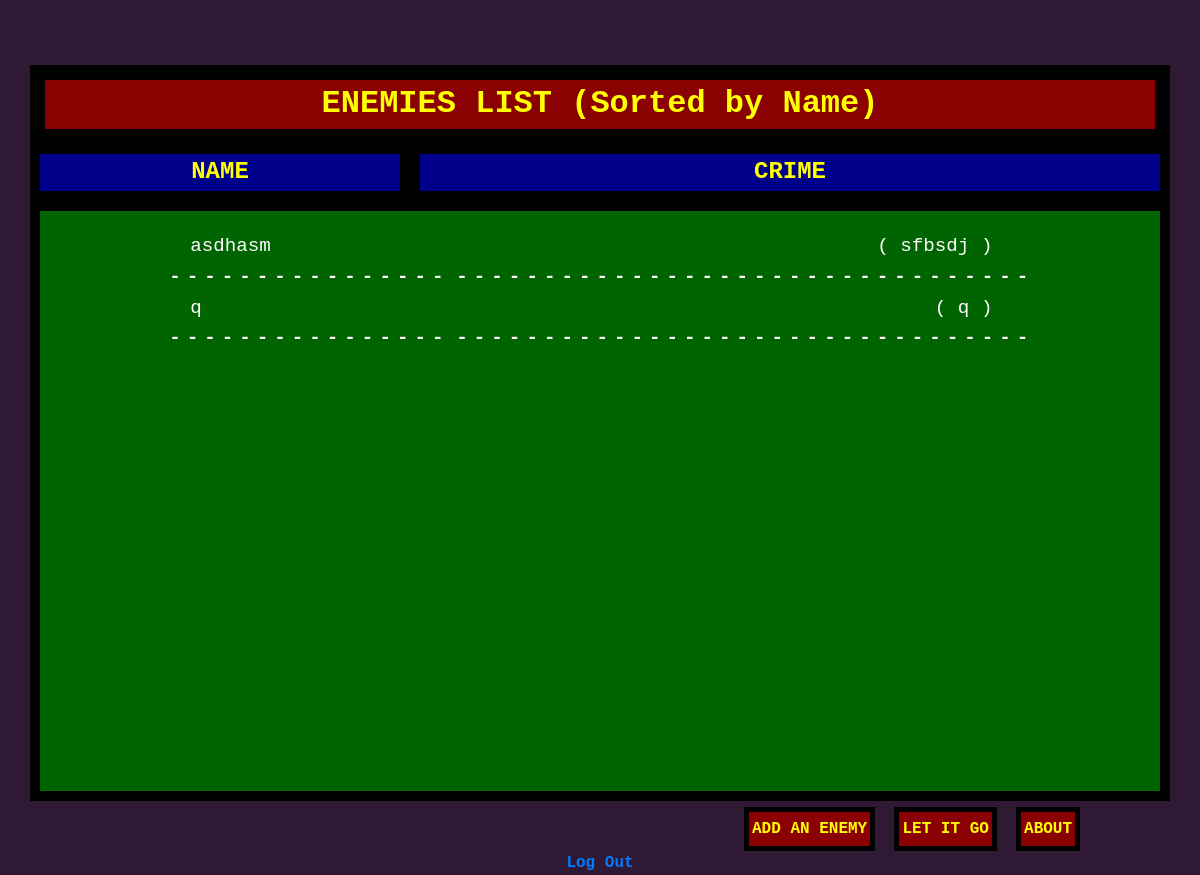
Page / (signed in) on the earlier database version.
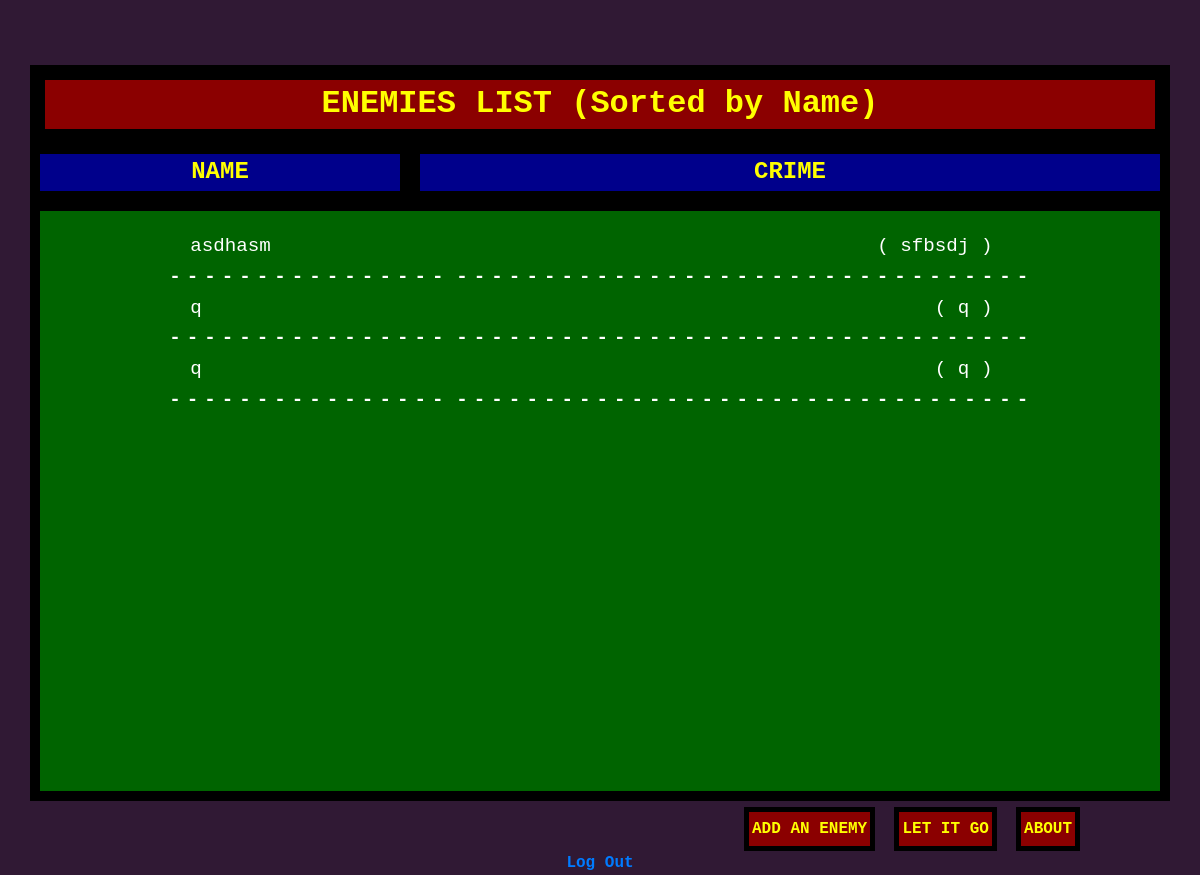
Same page on the later database version.
### tables this page shows
CREATE TABLE enemies (enemy_id INTEGER,
name TEXT NOT NULL,
reason TEXT NOT NULL,
FOREIGN KEY(enemy_id) REFERENCES users(id)
);

### app.py (the view)
@app.route("/", methods=["GET", "POST"])
@login_required
def index():
    enemies = db.execute("SELECT name, reason FROM enemies WHERE enemy_id=? ORDER BY name", session["user_id"])
    print(enemies)
    return render_template("index.html", enemies=enemies)

### app.py (called while the page is built)
@app.after_request
def after_request(response):
    response.headers["Cache-Control"] = "no-cache, no-store, must-revalidate"
    response.headers["Expires"] = 0
    response.headers["Pragma"] = "no-cache"
    return response

def login_required(f):
    @wraps(f)
    def decorated_function(*args, **kwargs):
        if session.get("user_id") is None:
            return redirect("/login")
        return f(*args, **kwargs)
    return decorated_function

### templates/index.html (shortened to what this page needs)
<!DOCTYPE html>
<html lang="en">
    <head>
        <link rel="stylesheet" href="https://stackpath.bootstrapcdn.com/bootstrap/4.3.1/css/bootstrap.min.css">
        <link rel="stylesheet" href="/static/style.css">
    </head>
    <body style="background-color: #301934;">
        <div class="container" style="padding-top: 65px;">
            <div class="row">
                <div id="head" class="col-12">
                    ENEMIES LIST (Sorted by Name)
                </div>
            </div>
            <div class="row">
                <div class="col-4">
                  NAME
                </div>
                <div class="col-8">
                  CRIME
                </div>
            </div>
            <div class="row">
                <div id="body" class="col-12" style="padding-top: 20px; padding-bottom: 20px; height: 600px;">
                    <table>
                        <tbody>
                            {% for enemy in enemies %}
                                <tr>
                                    <td id="sectionN">{{ enemy['name'] }}</td>
                                    <td id="sectionR">( {{ enemy['reason'] }} )</td>
                                </tr>
                                <tr>
                                    <td id="lines">----------------</td>
                                    <td id="lines">---------------------------------</td>
                                </tr>
                            {% endfor %}
                        </tbody>
                    </table>
                </div>
            </div>
        </div>
        <div class="centeredadd">
            <a href="/add" class="button">ADD AN ENEMY</a>
            <a href="/delete" class="button">LET IT GO</a>
            <a href="/origin" class="button">ABOUT</a>
        </div>
        <div class="logout">
            <a href="/logout">Log Out</a>
        </div>
    </body>
<html>

### static/style.css (style rules this page uses)
body { font-family: 'Courier New', monospace; }
.row > div { padding-bottom: 1px; background-color: Darkblue; border: 10px solid black; color: yellow; text-align: center; font-weight: bold; font-size: 150%; }
.button { background-color: Darkred; border: 5px solid black; color: yellow; font-weight: bold; text-align: center; text-decoration: none; display: inline-block; font-size: 50%; margin: auto; padding: 5px 3px; cursor: pointer; }
#head { background-color: Darkred; border: 15px solid black; color: yellow; text-align: center; font-weight: bold; font-size: 200%; }
#body { background-color: Darkgreen; }
table { width: 80%; color: white; margin-left: auto; margin-right: auto; }
#sectionN { width: 33.333333333%; font-weight: normal; padding-left: 3%; font-size: 80%; text-align: left; }
#sectionR { width: 66.66666666%; font-weight: normal; font-size: 80%; padding-right: 5%; text-align: right; }
#lines { margin-top: 1%; font-size: 80%; letter-spacing: 6px; }
.logout { font-size: 100%; font-weight: bold; text-align: center; }
.centeredadd { font-size: 200%; font-weight: bold; padding-left: 62%; }

Differences in the rows shown:
added enemies: name "q", reason "q"
